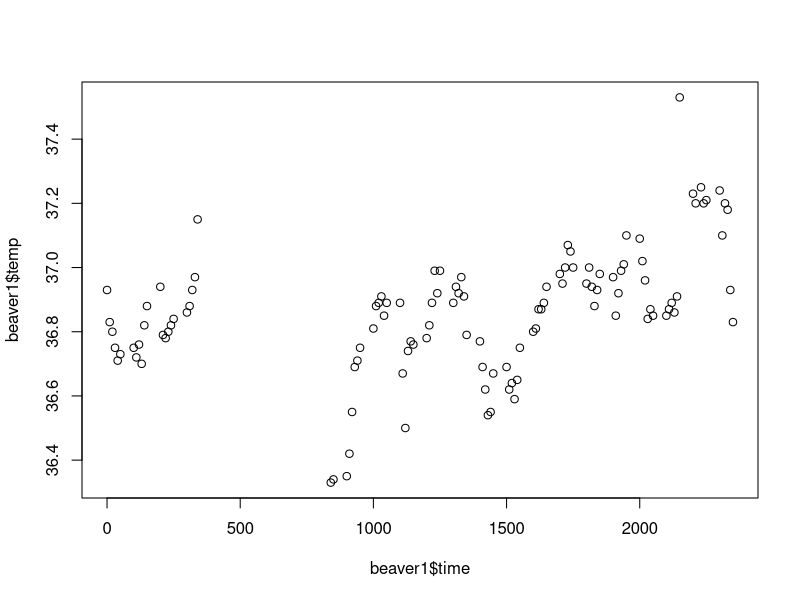

Generate this figure with R: (Note: this script raises an error after producing the figure.)
beaver1
#data set in R
plot(beaver1$time,beaver1$temp)
#gives a plot graph of beaver1's temp over time
tim<-print(beaver1$time)
tim
#prints all the times that the temperature was taken (once every 10 minutes)
class(tim)
#shows the type of class. In this case, numeric.
tem<-print(beaver1$temp)
#prints all of beaver1's temperatures
class(tem)
#tells me the type of class is numeric
class(tem)<-"beaverbutt"
class(tem)
#class is now known as beaverbutt instead of numeric. I got annoyed, okay?
tem
#prints everything about tem, incl. that the attr(,"class") is now "beaverbutt"
mode(tem)
#prints that tem is still a numeric value
edit(tem)
#shows the full structure, including that is has a class of "beaverbutt"
